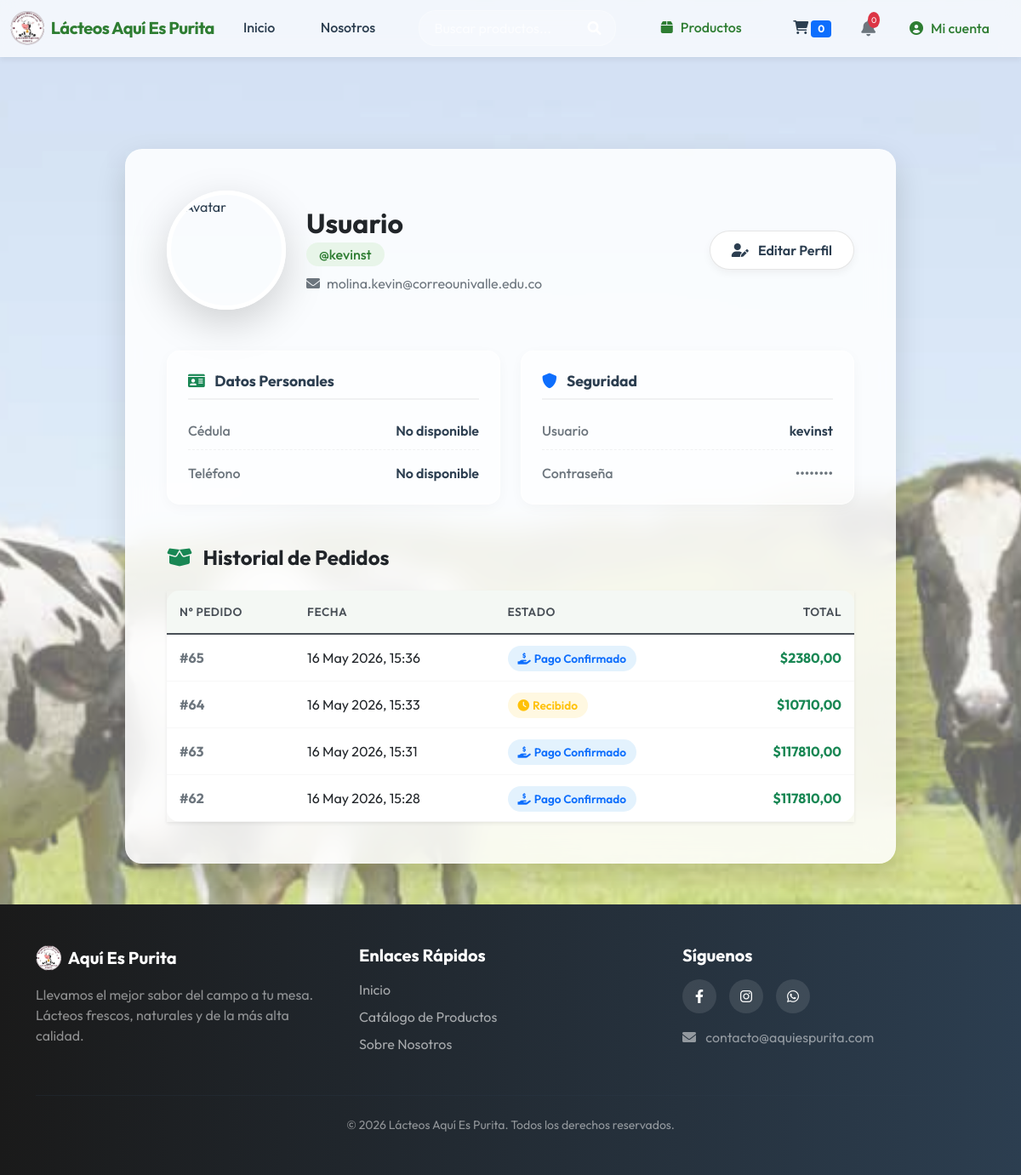
Page /perfil/ (signed in) on the committed database.
### core/models.py (models this page shows, shortened)
class Pedido(models.Model):
    ESTADOS = [
        ('pendiente', 'Recibido'),
        ('pagado', 'Pago Confirmado'),
        ('preparacion', 'En Preparación'),
        ('enviado', 'Enviado'),
        ('entregado', 'Entregado'),
        ('cancelado', 'Cancelado'),
    ]
    usuario = models.ForeignKey(User, on_delete=models.CASCADE)
    nombre = models.CharField(max_length=150)
    email = models.EmailField()
    telefono = models.CharField(max_length=20)
    direccion = models.CharField(max_length=255)
    metodo_pago = models.CharField(max_length=50)
    fecha = models.DateTimeField(auto_now_add=True)
    total = models.DecimalField(max_digits=10, decimal_places=2)
    estado = models.CharField(max_length=20, choices=ESTADOS, default='pendiente')

### core/views.py (the view)
# urls.py: path('perfil/', perfil, name='perfil'),
@login_required
def perfil(request):
    user = request.user
    try:
        perfil = user.perfil
    except Perfil.DoesNotExist:
        perfil = None
    pedidos = Pedido.objects.filter(usuario=user).order_by('-fecha')
    context = {
        'username': user.username,
        'first_name': user.first_name,
        'last_name': user.last_name,
        'email': user.email,
        'cedula': perfil.cedula if perfil else 'No disponible',
        'numero_contacto': perfil.numero_contacto if perfil else 'No disponible',
        'pedidos': pedidos,  # ✅ se usa en el HTML
    }
    return render(request, 'core/perfil.html', context)

### core/templates/core/perfil.html (shortened to what this page needs)
{% extends 'core/base.html' %}
{% load static %}
{% block content %}
<div class="fixed-background" style="background-image: url('{% static 'core/img/vacas.png' %}');"></div>
<div class="container my-5 profile-container" style="margin-top: 100px !important;">
    <div class="row justify-content-center">
        <div class="col-lg-10">
            <div class="profile-glass-card">
                <div class="card-body p-5">
                    <div class="profile-header d-flex flex-column flex-md-row align-items-center gap-4 mb-5">
                        <div class="avatar-container shadow-lg">
                            <img src="{% static 'img/default-avatar.png' %}"
                                 alt="Avatar" class="profile-avatar">
                        </div>
                        <div class="profile-title-area text-center text-md-start">
                            <h2 class="fw-bold text-dark mb-1">{{ first_name|default:"Usuario" }} {{ last_name|default:"" }}</h2>
                            <p class="badge profile-username-badge mb-2">@{{ username }}</p>
                            <p class="text-muted mb-0"><i class="fas fa-envelope me-2"></i>{{ email }}</p>
                        </div>
                        <div class="ms-md-auto mt-4 mt-md-0">
                            <a href="{% url 'editar_perfil' %}" class="btn btn-edit-profile">
                                <i class="fas fa-user-edit me-2"></i> Editar Perfil
                            </a>
                        </div>
                    </div>
                    <div class="row g-4 mb-5">
                        <div class="col-md-6">
                            <div class="info-glass-box h-100 p-4">
                                <h5 class="info-title mb-4"><i class="fas fa-id-card text-success me-2"></i> Datos Personales</h5>
                                <div class="info-row">
                                    <span class="info-label">Cédula</span>
                                    <span class="info-value">{{ cedula|default:"No registrada" }}</span>
                                </div>
                                <div class="info-row">
                                    <span class="info-label">Teléfono</span>
                                    <span class="info-value">{{ numero_contacto|default:"No registrado" }}</span>
                                </div>
                            </div>
                        </div>
                        <div class="col-md-6">
                            <div class="info-glass-box h-100 p-4">
                                <h5 class="info-title mb-4"><i class="fas fa-shield-alt text-primary me-2"></i> Seguridad</h5>
                                <div class="info-row">
                                    <span class="info-label">Usuario</span>
                                    <span class="info-value">{{ username }}</span>
                                </div>
                                <div class="info-row">
                                    <span class="info-label">Contraseña</span>
                                    <span class="info-value text-muted">••••••••</span>
                                </div>
                            </div>
                        </div>
                    </div>
                    <div class="orders-section mt-5">
                        <h4 class="fw-bold mb-4 text-dark"><i class="fas fa-box-open text-success me-2"></i> Historial de Pedidos</h4>
                        {% if pedidos %}
                            <div class="table-responsive rounded-4 shadow-sm">
                                <table class="table modern-table mb-0">
                                    <thead>
                                        <tr>
                                            <th>N° Pedido</th>
                                            <th>Fecha</th>
                                            <th>Estado</th>
                                            <th class="text-end">Total</th>
                                        </tr>
                                    </thead>
                                    <tbody>
                                        {% for pedido in pedidos %}
                                            <tr class="table-row-hover">
                                                <td class="fw-bold text-muted">#{{ pedido.id }}</td>
                                                <td>{{ pedido.fecha|date:"d M Y, H:i" }}</td>
                                                 <td>
                                                     {% if pedido.estado == 'entregado' %}
                                                         <span class="status-badge bg-success-soft text-success"><i class="fas fa-check-circle me-1"></i>Entregado</span>
                                                     {% elif pedido.estado == 'pendiente' %}
                                                         <span class="status-badge bg-warning-soft text-warning"><i class="fas fa-clock me-1"></i>Recibido</span>
                                                     {% elif pedido.estado == 'pagado' %}
                                                         <span class="status-badge bg-success-soft text-primary" style="background-color: #e3f2fd; color: #0d6efd !important;"><i class="fas fa-hand-holding-usd me-1"></i>Pago Confirmado</span>
                                                     {% elif pedido.estado == 'preparacion' %}
                                                         <span class="status-badge bg-info-soft text-info"><i class="fas fa-box me-1"></i>En Preparación</span>
                                                     {% elif pedido.estado == 'enviado' %}
                                                         <span class="status-badge bg-primary-soft text-primary"><i class="fas fa-truck me-1"></i>En Camino</span>
                                                     {% else %}
                                                         <span class="status-badge bg-danger-soft text-danger"><i class="fas fa-times-circle me-1"></i>Cancelado</span>
                                                     {% endif %}
                                                 </td>
                                                <td class="text-end fw-bold text-success">${{ pedido.total|floatformat:2 }}</td>
                                            </tr>
                                        {% endfor %}
                                    </tbody>
                                </table>
                            </div>
                        {% endif %}
                    </div>
                </div>
            </div>
        </div>
    </div>
</div>
{% endblock %}

### core/static/core/css/estilos.css (style rules this page uses)
:root { --primary-green: #2e7d32; --hover-green: #1b5e20; --light-green: #e8f5e9; --text-dark: #2c3e50; --text-light: #6c757d; --bg-light: #f8f9fa; --glass-bg: rgba(255, 255, 255, 0.85); --glass-border: rgba(255, 255, 255, 0.2); --shadow-sm: 0 4px 6px rgba(0, 0, 0, 0.05); --shadow-md: 0 8px 16px rgba(0, 0, 0, 0.1); --shadow-lg: 0 15px 35px rgba(0, 0, 0, 0.15); --radius-md: 12px; --radius-lg: 20px; --transition: all 0.3s cubic-bezier(0.4, 0, 0.2, 1); }
body { margin: 0; font-family: 'Outfit', sans-serif; color: var(--text-dark); background-color: var(--bg-light); }
body { margin: 0; font-family: 'Outfit', sans-serif; padding-top: 75px; background-color: var(--bg-light); }

### core/templates/core/perfil.html (style rules this page uses)
.fixed-background { position: fixed; top: 0; left: 0; right: 0; bottom: 0; background-size: cover; background-position: center; z-index: -1; opacity: 0.6; }
.profile-glass-card { background: var(--glass-bg, rgba(255, 255, 255, 0.9)); border-radius: var(--radius-lg, 20px); box-shadow: var(--shadow-lg, 0 15px 35px rgba(0,0,0,0.1)); backdrop-filter: blur(16px); border: 1px solid var(--glass-border, rgba(255,255,255,0.4)); overflow: hidden; }
.avatar-container { width: 140px; height: 140px; border-radius: 50%; border: 5px solid white; overflow: hidden; flex-shrink: 0; }
.profile-avatar { width: 100%; height: 100%; object-fit: cover; }
.profile-username-badge { background-color: var(--light-green, #e8f5e9); color: var(--primary-green, #2e7d32); font-size: 1rem; padding: 6px 15px; border-radius: 50px; font-weight: 500; }
.btn-edit-profile { background-color: white; color: var(--text-dark, #2c3e50); border: 1px solid rgba(0,0,0,0.1); border-radius: 50px; padding: 10px 25px; font-weight: 600; transition: all 0.3s ease; box-shadow: 0 4px 10px rgba(0,0,0,0.05); }
.info-glass-box { background: rgba(255,255,255,0.6); border-radius: 15px; border: 1px solid rgba(255,255,255,0.8); box-shadow: 0 4px 15px rgba(0,0,0,0.03); }
.info-title { font-weight: 700; color: var(--text-dark); font-size: 1.1rem; border-bottom: 2px solid rgba(0,0,0,0.05); padding-bottom: 10px; }
.info-row { display: flex; justify-content: space-between; margin-bottom: 15px; padding-bottom: 10px; border-bottom: 1px dashed rgba(0,0,0,0.05); }
.info-row:last-child { margin-bottom: 0; padding-bottom: 0; border-bottom: none; }
.info-label { color: #6c757d; font-weight: 500; }
.info-value { font-weight: 600; color: var(--text-dark); }
.modern-table { background: white; border-radius: 15px; overflow: hidden; }
.modern-table thead th { background-color: rgba(46, 125, 50, 0.05); color: #495057; font-weight: 600; text-transform: uppercase; font-size: 0.85rem; letter-spacing: 0.5px; border-bottom: 2px solid rgba(46, 125, 50, 0.1); padding: 15px; }
.modern-table tbody td { padding: 15px; vertical-align: middle; border-bottom: 1px solid rgba(0,0,0,0.03); }
.status-badge { padding: 6px 12px; border-radius: 30px; font-size: 0.85rem; font-weight: 600; }
.bg-success-soft { background-color: #e8f5e9; }
.bg-warning-soft { background-color: #fff8e1; }

### core/templates/core/base.html (style rules this page uses)
body { display: flex; flex-direction: column; min-height: 100vh; }

### rows in the picture
Pedido: id "65", fecha "16 May 2026, 15:36", estado "pagado" (drawn), total "2380,00"
Pedido: id "64", fecha "16 May 2026, 15:33", estado "pendiente" (drawn), total "10710,00"
Pedido: id "63", fecha "16 May 2026, 15:31", estado "pagado" (drawn), total "117810,00"
Pedido: id "62", fecha "16 May 2026, 15:28", estado "pagado" (drawn), total "117810,00"

### other values in the picture
{{ request.session.cart|length }} "0"
{{ first_name|default:"Usuario" }} "Usuario"
{{ username }} "kevinst"
{{ email }} "molina.kevin@correounivalle.edu.co"
{{ cedula|default:"No registrada" }} "No disponible"
{{ numero_contacto|default:"No registrado" }} "No disponible"
